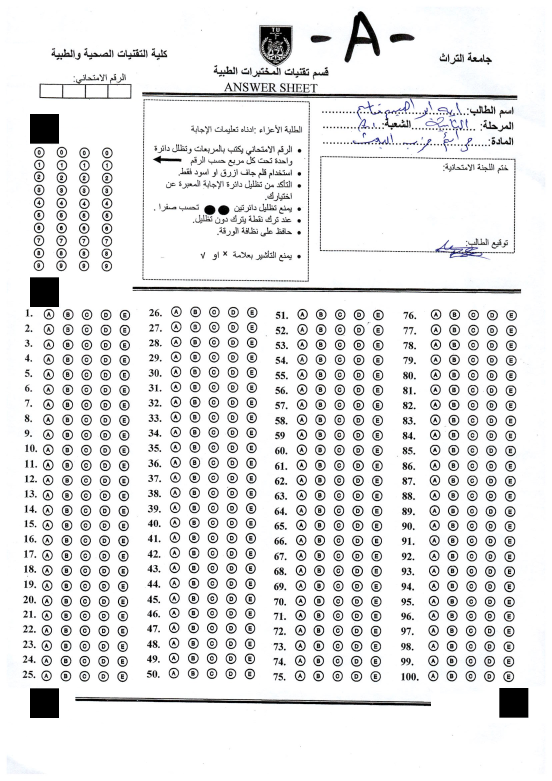
#> input picture blank.png, 1656 x 2342 px (shown at 1/3 size)
$ python main.py
#> lines starting #> are read from the running program, lines starting #| are printed output that depends on the picture; after the words box and inside, x2 and y2 are one past the last pixel; in counts of white or black regions, pixels touching at a corner belong together
### imagemanager.py
import cv2
import os

class ImageManager:

    def __init__(self, path):
#> called with path = 'blank.png'
        self.path = path
        self.image_name='image_manager_.png'
        self.image = cv2.imread(os.path.join(path))
#> self.image is the input picture: shape (2342, 1656, 3); mean B, G, R 232.1, 231.8, 231.5
        self.adaptive_image = self.get_adaptive_image()


    # [5 lines left out: function save_image, not called in this run]

    def get_adaptive_image(self):
        gray = cv2.cvtColor(self.image.copy(), cv2.COLOR_RGB2GRAY)
        blurred = cv2.GaussianBlur(gray, (1, 1), 0)
        self.adaptive_image = cv2.adaptiveThreshold(blurred, 255, cv2.ADAPTIVE_THRESH_MEAN_C, cv2.THRESH_BINARY_INV, 99, 9)
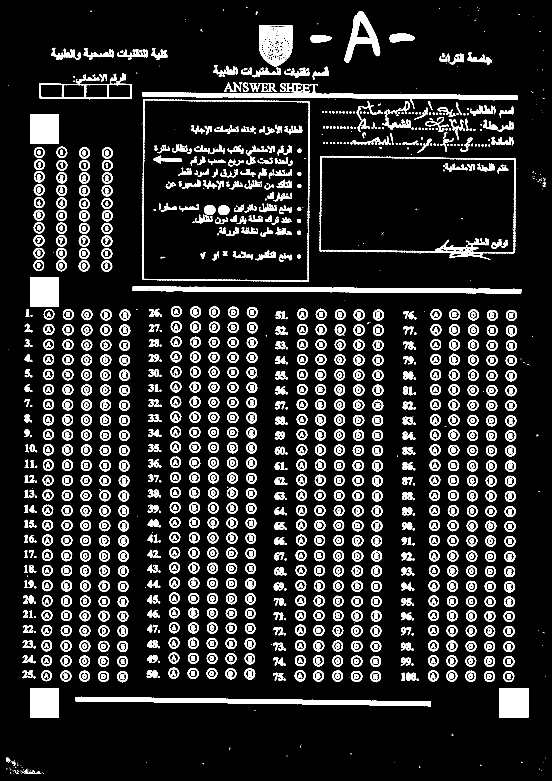
#> self.adaptive_image: shape (2342, 1656) (shown at 1/3 size); 12.3% white; 2114 white regions (376 under 20 px)
        return self.adaptive_image

    # [4 lines left out: function get_canny_image, not called in this run]

### blocksmanager.py
import cv2

class BlocksManager:
    def __init__(self):
        self.bubbles=[]
        self.blocks_bubbles_dict = {}
        self.num_blocks = 0
        self.blocks_widths_dict = {}
        self.blocks_heights_dict = {}
        self.average_x_space=0
        self.average_y_space=0

        # [33 lines left out: function get_blocks, not called in this run]

### main.py
import cv2
import numpy as np
import pandas as pd
import os
import shutil
from PIL import Image
import fitz
import tkinter as tk
from tkinter import filedialog
from userinterface import UserInterface
from imagemanager import ImageManager
from blocksmanager import BlocksManager

class BubbleSheetScanner:
    def __init__(self,image=None,adaptive_image=None):
        self.bubbles=[]
        self.bubble_radius = 0
        self.average_x_space=0
        self.average_y_space=0
        self.num_bubbles = 0
        self.num_bubbles_blocks=[]
        self.choosen_bubbles=[]
        self.image=image
        self.adaptive_image=adaptive_image

    # [26 lines left out: functions get_bubble_radius, get_average_x_and_y_space, not called in this run]


    def get_bubbles(self ):
        ad_image=self.adaptive_image
        cnts, hierarchy = cv2.findContours(ad_image, cv2.RETR_EXTERNAL, cv2.CHAIN_APPROX_SIMPLE)
#> cnts = 1561 contours, 484 with area under 20; largest, box (x1, y1, x2, y2) and area: (398, 859, 1564, 881) 14142, (427, 276, 1553, 327) 13202, (226, 2090, 1293, 2119) 12865, (117, 222, 395, 297) 12567, (778, 75, 878, 200) 10094

        # cnts = imutils.grab_contours(cnts)
        for c in cnts:
            (x, y, w, h) = cv2.boundingRect(c)
            ar = w / float(h)
            if w >= 20 and h >= 20 and ar >= 0.9 and ar <= 1.1:
                self.bubbles.append(c)
#> this loop made 1561 passes
#> (x, y, w, h, ar) on passes 2, 3, 6: (120, 2320, 4, 2, 2), (72, 2319, 4, 2, 2), (40, 2319, 1, 1, 1)
#> after the loop, self.bubbles = 550 contours; largest, box (x1, y1, x2, y2) and area: (90, 2065, 177, 2154) 7568, (1498, 2064, 1585, 2153) 7568, (90, 832, 177, 921) 7568, (90, 342, 177, 431) 7568, (1153, 303, 1230, 383) 1310
        return self.bubbles

    # [48 lines left out: function filter_bubbles, not called in this run]
def main():
    im=ImageManager('blank.png')
    img=im.image
    ad_img=im.adaptive_image
    bss=BubbleSheetScanner(image=img, adaptive_image=ad_img)
    bm=BlocksManager()
    ui=UserInterface()

    bubbles=bss.get_bubbles()
#> bubbles has the same summary as self.bubbles in get_bubbles

    x_space=0
    y_space=0
    rad=0

    img=bss.image.copy()
#> (the run stopped early here; a loop or call above may not have finished)

$ run again, with testimage.png copied over blank.png
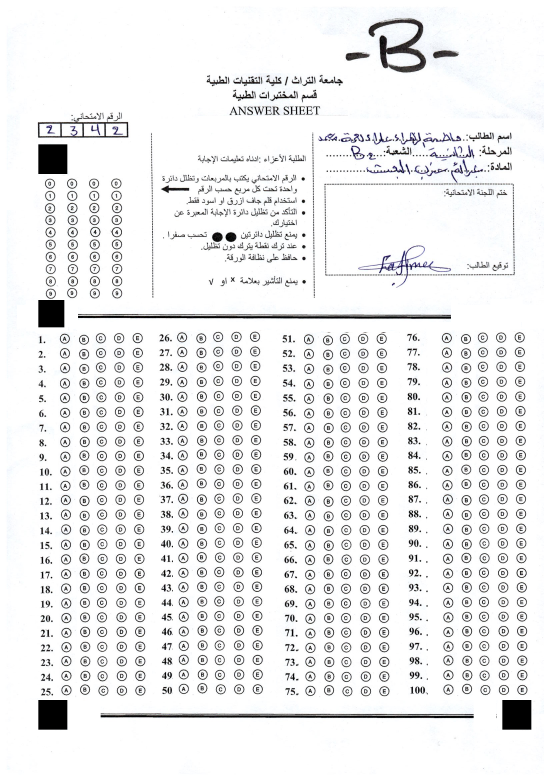
#> input picture testimage.png, 1652 x 2342 px (shown at 1/3 size)
#> in __init__, self.image is the input picture: shape (2342, 1652, 3); mean B, G, R 237.5, 237, 236.8
#> in get_adaptive_image, `self.adaptive_image = cv2.adaptiveThreshold(blurred, 255, cv2.ADAPTIVE..`:
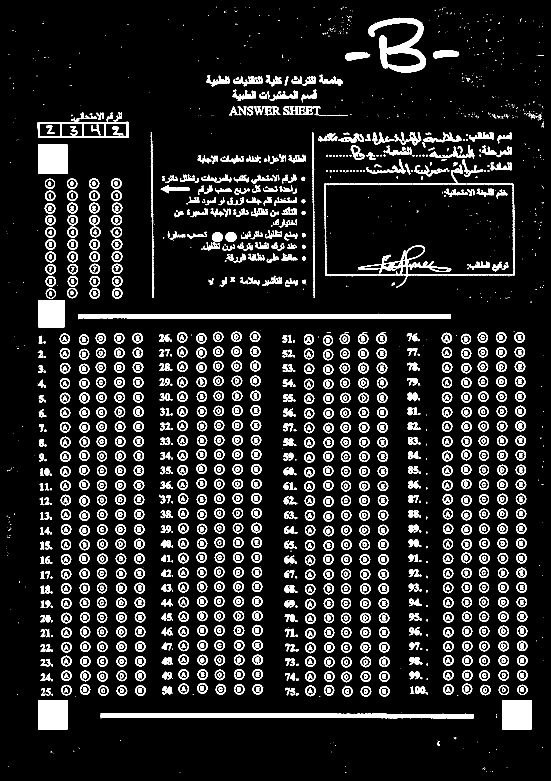
#> self.adaptive_image: shape (2342, 1652) (shown at 1/3 size); 10.4% white; 2579 white regions (866 under 20 px)
#> cnts = 2017 contours, 980 with area under 20; largest, box (x1, y1, x2, y2) and area: (1105, 53, 1278, 218) 13312, (302, 2140, 1421, 2155) 12956, (234, 942, 1353, 957) 12742, (113, 338, 386, 413) 12710, (1507, 2100, 1594, 2189) 7568
#> the loop in get_bubbles, `for c in cnts:` made 2017 passes
#> (x, y, w, h, ar) on passes 4, 6, 7: (1472, 2313, 1, 1, 1), (1453, 2309, 1, 1, 1), (1448, 2309, 1, 1, 1)
#> after the loop in get_bubbles, `for c in cnts:`: self.bubbles = 550 contours; largest, box (x1, y1, x2, y2) and area: (1105, 53, 1278, 218) 13312, (1507, 2100, 1594, 2189) 7568, (115, 2100, 202, 2189) 7568, (115, 433, 202, 522) 7568, (115, 900, 193, 982) 6237
#> bubbles has the same summary as self.bubbles in get_bubbles

$ run again, with 1 - Copy.jpg saved as blank.png
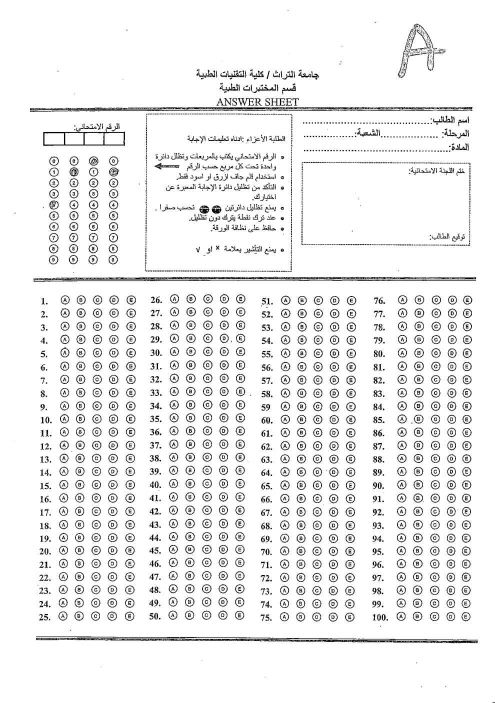
#> input picture 1 - Copy.jpg, 989 x 1405 px (shown at 1/2 size)
#> in __init__, self.image is the input picture: shape (1405, 989, 3); min 0, max 255, mean 237.1
#> in get_adaptive_image, `self.adaptive_image = cv2.adaptiveThreshold(blurred, 255, cv2.ADAPTIVE..`:
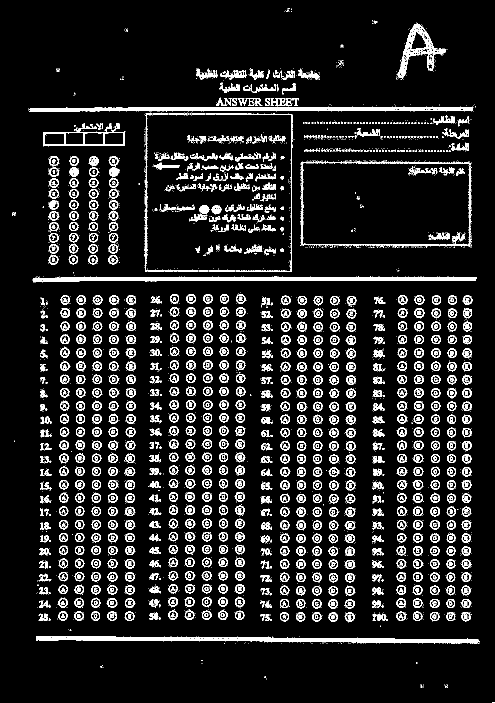
#> self.adaptive_image: shape (1405, 989) (shown at 1/2 size); 10.9% white in thin lines or dots
#> cnts = 3541 contours, 2713 with area under 20; largest, box (x1, y1, x2, y2) and area: (72, 1272, 960, 1288) 5872, (60, 212, 946, 224) 5798, (66, 552, 953, 565) 5637, (86, 246, 251, 293) 4514, (795, 46, 893, 157) 3636
#> the loop in get_bubbles, `for c in cnts:` made 3541 passes
#> (x, y, w, h, ar) on passes 3, 5, 6: (840, 1375, 1, 1, 1), (847, 1373, 1, 1, 1), (841, 1372, 4, 3, 1.33)
#> after the loop in get_bubbles, `for c in cnts:`: self.bubbles = 14 contours; largest, box (x1, y1, x2, y2) and area: (828, 616, 849, 636) 278, (98, 312, 118, 332) 277, (370, 1037, 391, 1057) 270, (691, 961, 711, 981) 270, (692, 777, 712, 797) 268
#> bubbles has the same summary as self.bubbles in get_bubbles
